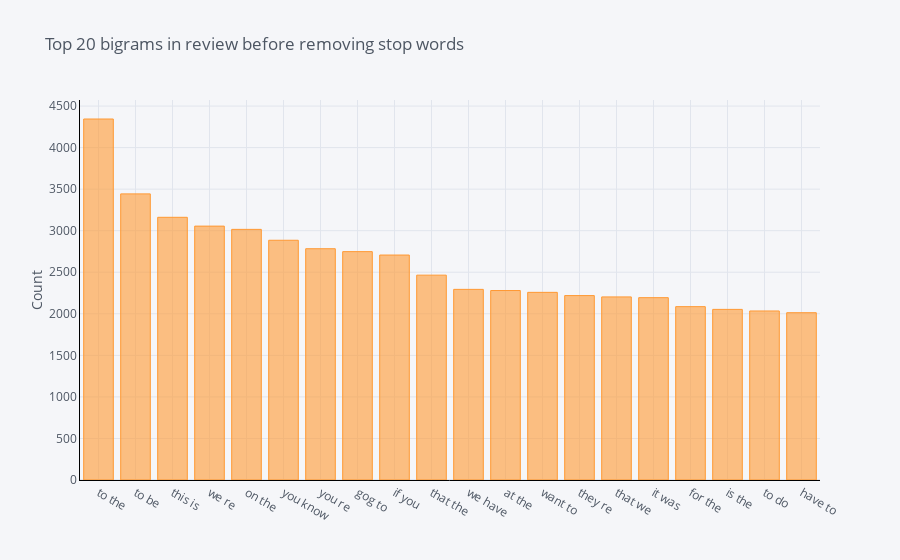

Source (notebook cell):
### Markdown cell above
## The distribution of top bigrams before removing stop words

### Code cell
def get_top_n_bigram(corpus, n=None):
    vec = CountVectorizer(ngram_range=(2, 2)).fit(corpus)
    bag_of_words = vec.transform(corpus)
    sum_words = bag_of_words.sum(axis=0) 
    words_freq = [(word, sum_words[0, idx]) for word, idx in vec.vocabulary_.items()]
    words_freq =sorted(words_freq, key = lambda x: x[1], reverse=True)
    return words_freq[:n]
common_words = get_top_n_bigram(df['text'], 20)
df3 = pd.DataFrame(common_words, columns = ['text' , 'count'])
df3
df3.groupby('text').sum()['count'].sort_values(ascending=False).iplot(
    kind='bar', yTitle='Count', linecolor='black', title='Top 20 bigrams in review before removing stop words')

### Figure 1 — Plotly figure (JSON) as saved in the notebook; plotly's stock layout.template omitted (floating-point values rounded to 4 significant figures)
{"data": [{"marker": {"color": "rgba(255, 153, 51, 0.6)", "line": {"color": "rgba(255, 153, 51, 1.0)", "width": 1}}, "name": "count", "orientation": "v", "text": "", "type": "bar", "x": ["to the", "to be", "this is", "we re", "on the", "you know", "you re", "gog to", "if you", "that the", "we have", "at the", "want to", "they re", "that we", "it was", "for the", "is the", "to do", "have to"], "y": [4344, 3443, 3161, 3055, 3016, 2885, 2783, 2748, 2707, 2465, 2294, 2280, 2258, 2219, 2203, 2194, 2086, 2053, 2034, 2013]}], "layout": {"legend": {"bgcolor": "#F5F6F9", "font": {"color": "#4D5663"}}, "paper_bgcolor": "#F5F6F9", "plot_bgcolor": "#F5F6F9", "title": {"font": {"color": "#4D5663"}, "text": "Top 20 bigrams in review before removing stop words"}, "xaxis": {"gridcolor": "#E1E5ED", "linecolor": "black", "showgrid": true, "tickfont": {"color": "#4D5663"}, "title": {"font": {"color": "#4D5663"}, "text": ""}, "zerolinecolor": "#E1E5ED"}, "yaxis": {"gridcolor": "#E1E5ED", "linecolor": "black", "showgrid": true, "tickfont": {"color": "#4D5663"}, "title": {"font": {"color": "#4D5663"}, "text": "Count"}, "zerolinecolor": "#E1E5ED"}}}
